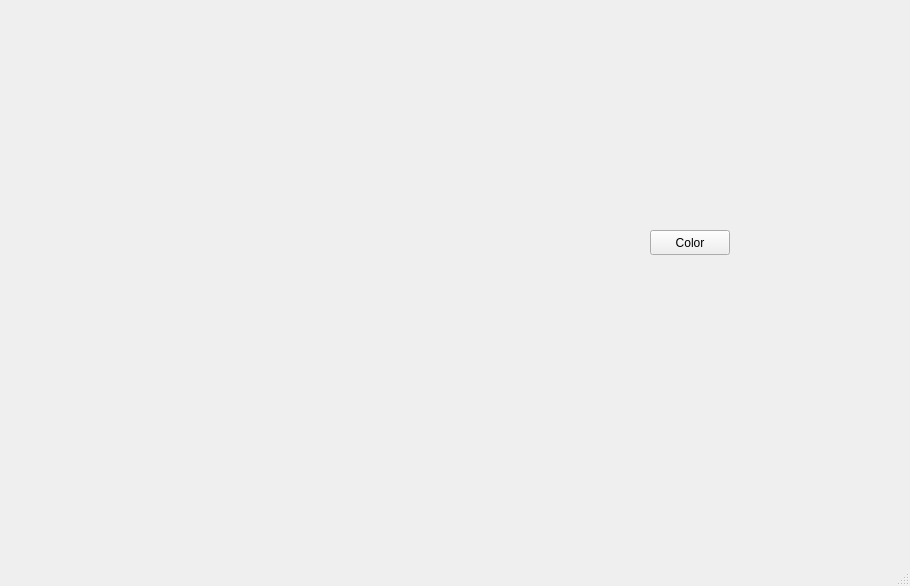
<?xml version="1.0" encoding="UTF-8"?>
<ui version="4.0">
 <class>MainWindow</class>
 <widget class="QMainWindow" name="MainWindow">
  <property name="geometry">
   <rect>
    <x>0</x>
    <y>0</y>
    <width>910</width>
    <height>586</height>
   </rect>
  </property>
  <property name="windowTitle">
   <string>MainWindow</string>
  </property>
  <widget class="QWidget" name="centralwidget">
   <widget class="QLabel" name="label">
    <property name="geometry">
     <rect>
      <x>0</x>
      <y>0</y>
      <width>500</width>
      <height>500</height>
     </rect>
    </property>
    <property name="text">
     <string/>
    </property>
   </widget>
   <widget class="QPushButton" name="pushButton">
    <property name="geometry">
     <rect>
      <x>650</x>
      <y>230</y>
      <width>80</width>
      <height>25</height>
     </rect>
    </property>
    <property name="text">
     <string>Color</string>
    </property>
   </widget>
  </widget>
  <widget class="QMenuBar" name="menubar">
   <property name="geometry">
    <rect>
     <x>0</x>
     <y>0</y>
     <width>910</width>
     <height>22</height>
    </rect>
   </property>
  </widget>
  <widget class="QStatusBar" name="statusbar"/>
 </widget>
 <resources/>
 <connections/>
</ui>
